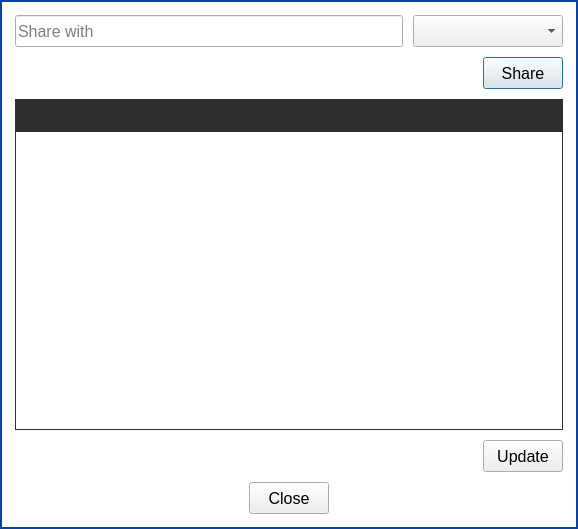
<?xml version="1.0" encoding="UTF-8"?>
<ui version="4.0">
 <class>WorkspaceSharingDialog</class>
 <widget class="QDialog" name="WorkspaceSharingDialog">
  <property name="geometry">
   <rect>
    <x>0</x>
    <y>0</y>
    <width>578</width>
    <height>529</height>
   </rect>
  </property>
  <property name="windowTitle">
   <string>Manage workspace sharing</string>
  </property>
  <property name="styleSheet">
   <string notr="true"/>
  </property>
  <layout class="QVBoxLayout" name="verticalLayout">
   <property name="leftMargin">
    <number>0</number>
   </property>
   <property name="topMargin">
    <number>0</number>
   </property>
   <property name="rightMargin">
    <number>0</number>
   </property>
   <property name="bottomMargin">
    <number>0</number>
   </property>
   <item>
    <widget class="QWidget" name="widget" native="true">
     <property name="enabled">
      <bool>true</bool>
     </property>
     <property name="styleSheet">
      <string notr="true">QWidget#widget
{
border: 2px solid rgb(12, 65, 157);
background-color: rgb(255, 255, 255);
}</string>
     </property>
     <layout class="QVBoxLayout" name="verticalLayout_2">
      <property name="spacing">
       <number>10</number>
      </property>
      <property name="leftMargin">
       <number>15</number>
      </property>
      <property name="topMargin">
       <number>15</number>
      </property>
      <property name="rightMargin">
       <number>15</number>
      </property>
      <property name="bottomMargin">
       <number>15</number>
      </property>
      <item>
       <layout class="QHBoxLayout" name="horizontalLayout_6">
        <item>
         <widget class="QLineEdit" name="line_edit_share">
          <property name="minimumSize">
           <size>
            <width>0</width>
            <height>32</height>
           </size>
          </property>
          <property name="font">
           <font>
            <pointsize>12</pointsize>
           </font>
          </property>
          <property name="text">
           <string/>
          </property>
          <property name="placeholderText">
           <string>Share with</string>
          </property>
         </widget>
        </item>
        <item>
         <widget class="QComboBox" name="combo_role">
          <property name="enabled">
           <bool>true</bool>
          </property>
          <property name="minimumSize">
           <size>
            <width>150</width>
            <height>32</height>
           </size>
          </property>
          <property name="font">
           <font>
            <pointsize>12</pointsize>
           </font>
          </property>
          <property name="toolTip">
           <string>A reader can see uploaded files.
A contributor can upload files (and see them).
A manager can add people and manage their permissions (and see and upload files).</string>
          </property>
         </widget>
        </item>
       </layout>
      </item>
      <item>
       <layout class="QHBoxLayout" name="horizontalLayout_2">
        <property name="topMargin">
         <number>0</number>
        </property>
        <property name="bottomMargin">
         <number>0</number>
        </property>
        <item>
         <spacer name="horizontalSpacer_2">
          <property name="orientation">
           <enum>Qt::Horizontal</enum>
          </property>
          <property name="sizeHint" stdset="0">
           <size>
            <width>40</width>
            <height>20</height>
           </size>
          </property>
         </spacer>
        </item>
        <item>
         <widget class="ShadowedButton" name="button_share">
          <property name="minimumSize">
           <size>
            <width>0</width>
            <height>32</height>
           </size>
          </property>
          <property name="font">
           <font>
            <pointsize>12</pointsize>
           </font>
          </property>
          <property name="layoutDirection">
           <enum>Qt::RightToLeft</enum>
          </property>
          <property name="styleSheet">
           <string notr="true"/>
          </property>
          <property name="text">
           <string>Share</string>
          </property>
          <property name="iconSize">
           <size>
            <width>16</width>
            <height>16</height>
           </size>
          </property>
         </widget>
        </item>
       </layout>
      </item>
      <item>
       <widget class="QWidget" name="widget_2" native="true">
        <layout class="QVBoxLayout" name="verticalLayout_5">
         <property name="spacing">
          <number>0</number>
         </property>
         <property name="leftMargin">
          <number>0</number>
         </property>
         <property name="topMargin">
          <number>0</number>
         </property>
         <property name="rightMargin">
          <number>0</number>
         </property>
         <property name="bottomMargin">
          <number>0</number>
         </property>
         <item>
          <widget class="QWidget" name="widget_title" native="true">
           <property name="minimumSize">
            <size>
             <width>0</width>
             <height>32</height>
            </size>
           </property>
           <property name="styleSheet">
            <string notr="true">#widget_title
{
border: 0;
background-color: rgb(46, 46, 46);
color: white;
font-weight: bold;
}
</string>
           </property>
           <layout class="QHBoxLayout" name="horizontalLayout_3">
            <property name="spacing">
             <number>0</number>
            </property>
            <property name="leftMargin">
             <number>0</number>
            </property>
            <property name="topMargin">
             <number>0</number>
            </property>
            <property name="rightMargin">
             <number>40</number>
            </property>
            <property name="bottomMargin">
             <number>0</number>
            </property>
           </layout>
          </widget>
         </item>
         <item>
          <widget class="QScrollArea" name="scrollArea">
           <property name="frameShape">
            <enum>QFrame::NoFrame</enum>
           </property>
           <property name="frameShadow">
            <enum>QFrame::Plain</enum>
           </property>
           <property name="lineWidth">
            <number>0</number>
           </property>
           <property name="horizontalScrollBarPolicy">
            <enum>Qt::ScrollBarAlwaysOff</enum>
           </property>
           <property name="widgetResizable">
            <bool>true</bool>
           </property>
           <widget class="QWidget" name="scroll_content">
            <property name="geometry">
             <rect>
              <x>0</x>
              <y>0</y>
              <width>548</width>
              <height>291</height>
             </rect>
            </property>
            <property name="styleSheet">
             <string notr="true">QWidget#scroll_content
{
background-color: rgb(255, 255, 255);
border: 1px solid rgb(46, 46, 46);
}</string>
            </property>
            <layout class="QVBoxLayout" name="verticalLayout_3">
             <property name="spacing">
              <number>5</number>
             </property>
             <property name="leftMargin">
              <number>20</number>
             </property>
             <property name="topMargin">
              <number>9</number>
             </property>
             <property name="rightMargin">
              <number>20</number>
             </property>
             <item>
              <spacer name="verticalSpacer">
               <property name="orientation">
                <enum>Qt::Vertical</enum>
               </property>
               <property name="sizeHint" stdset="0">
                <size>
                 <width>20</width>
                 <height>40</height>
                </size>
               </property>
              </spacer>
             </item>
            </layout>
           </widget>
          </widget>
         </item>
        </layout>
       </widget>
      </item>
      <item>
       <layout class="QHBoxLayout" name="horizontalLayout_5">
        <property name="spacing">
         <number>0</number>
        </property>
        <property name="topMargin">
         <number>0</number>
        </property>
        <property name="bottomMargin">
         <number>0</number>
        </property>
        <item>
         <spacer name="horizontalSpacer_4">
          <property name="orientation">
           <enum>Qt::Horizontal</enum>
          </property>
          <property name="sizeHint" stdset="0">
           <size>
            <width>40</width>
            <height>20</height>
           </size>
          </property>
         </spacer>
        </item>
        <item>
         <widget class="ShadowedButton" name="button_apply">
          <property name="minimumSize">
           <size>
            <width>0</width>
            <height>32</height>
           </size>
          </property>
          <property name="font">
           <font>
            <pointsize>12</pointsize>
           </font>
          </property>
          <property name="layoutDirection">
           <enum>Qt::LeftToRight</enum>
          </property>
          <property name="text">
           <string>Update</string>
          </property>
          <property name="iconSize">
           <size>
            <width>16</width>
            <height>16</height>
           </size>
          </property>
         </widget>
        </item>
       </layout>
      </item>
      <item>
       <layout class="QHBoxLayout" name="horizontalLayout">
        <property name="spacing">
         <number>0</number>
        </property>
        <property name="topMargin">
         <number>0</number>
        </property>
        <item>
         <spacer name="horizontalSpacer">
          <property name="orientation">
           <enum>Qt::Horizontal</enum>
          </property>
          <property name="sizeHint" stdset="0">
           <size>
            <width>40</width>
            <height>20</height>
           </size>
          </property>
         </spacer>
        </item>
        <item>
         <widget class="ShadowedButton" name="button_close">
          <property name="minimumSize">
           <size>
            <width>0</width>
            <height>32</height>
           </size>
          </property>
          <property name="font">
           <font>
            <pointsize>12</pointsize>
           </font>
          </property>
          <property name="layoutDirection">
           <enum>Qt::LeftToRight</enum>
          </property>
          <property name="text">
           <string>Close</string>
          </property>
          <property name="iconSize">
           <size>
            <width>16</width>
            <height>16</height>
           </size>
          </property>
          <property name="flat">
           <bool>false</bool>
          </property>
         </widget>
        </item>
        <item>
         <spacer name="horizontalSpacer_3">
          <property name="orientation">
           <enum>Qt::Horizontal</enum>
          </property>
          <property name="sizeHint" stdset="0">
           <size>
            <width>40</width>
            <height>20</height>
           </size>
          </property>
         </spacer>
        </item>
       </layout>
      </item>
     </layout>
    </widget>
   </item>
  </layout>
 </widget>
 <customwidgets>
  <customwidget>
   <class>ShadowedButton</class>
   <extends>QPushButton</extends>
   <header>parsec.core.gui.custom_widgets</header>
  </customwidget>
 </customwidgets>
 <resources/>
 <connections/>
</ui>
